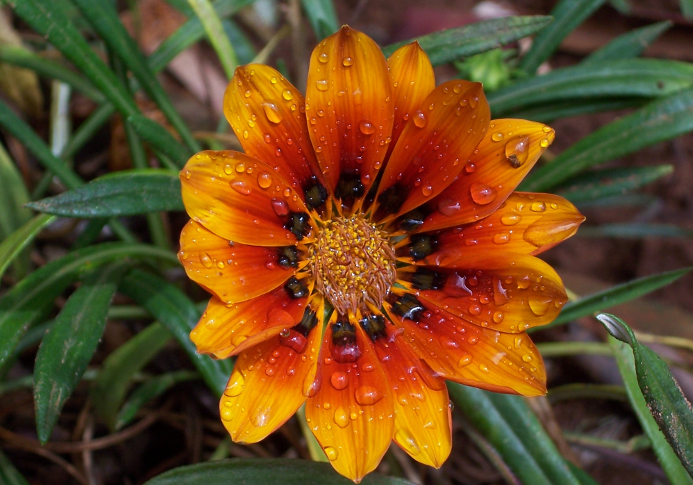
#> input picture assets/color_tweak.png, 693 x 485 px, found by its file name
$ python color_band.py
#> lines starting #> are read from the running program, lines starting #| are printed output that depends on the picture
from PIL import Image

img = Image.open('assets\\color_tweak.png')
#> img is the input picture: PIL image 693x485 RGBA; mean R, G, B, A 106.2, 73.9, 33.3, 255
r,g,b,alpha = img.split()
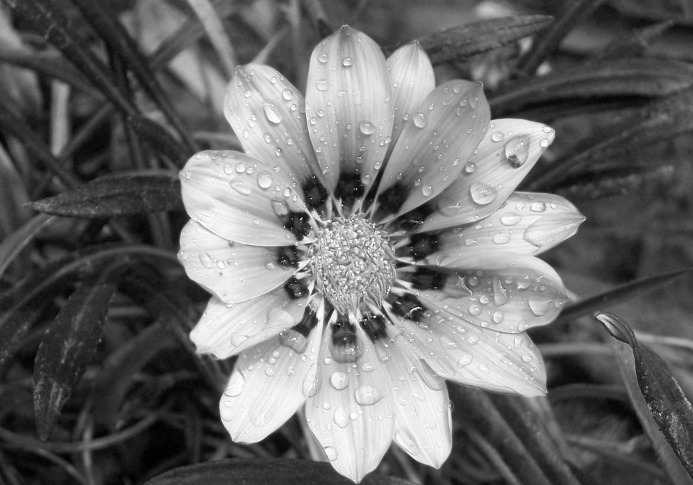
#> r: PIL image 693x485 L; min 0, max 255, mean 106.2
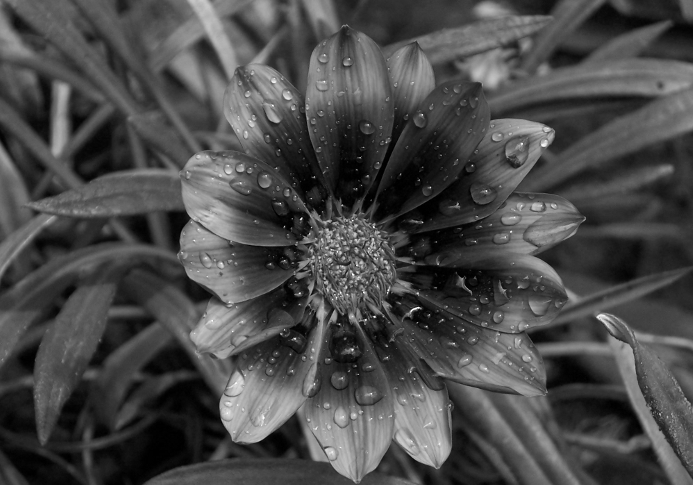
#> g: PIL image 693x485 L; min 0, max 255, mean 73.9
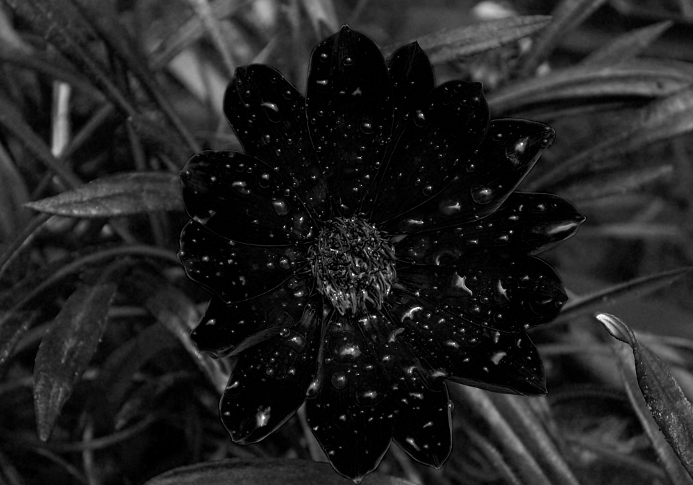
#> b: PIL image 693x485 L; min 0, max 255, mean 33.3
#> alpha: PIL image 693x485 L; every value is 255
selection = r.point(lambda x:x>150 and 0)
#> selection: PIL image 693x485 L; every value is 0
selection.save('assets\color_band_mask.png')
r.paste(g,None,selection)
#selection.show()
img = Image.merge("RGBA",(r,g,b,alpha))
img.show()
#g.show()

$ run again, with assets/bridge.png copied over assets/color_tweak.png
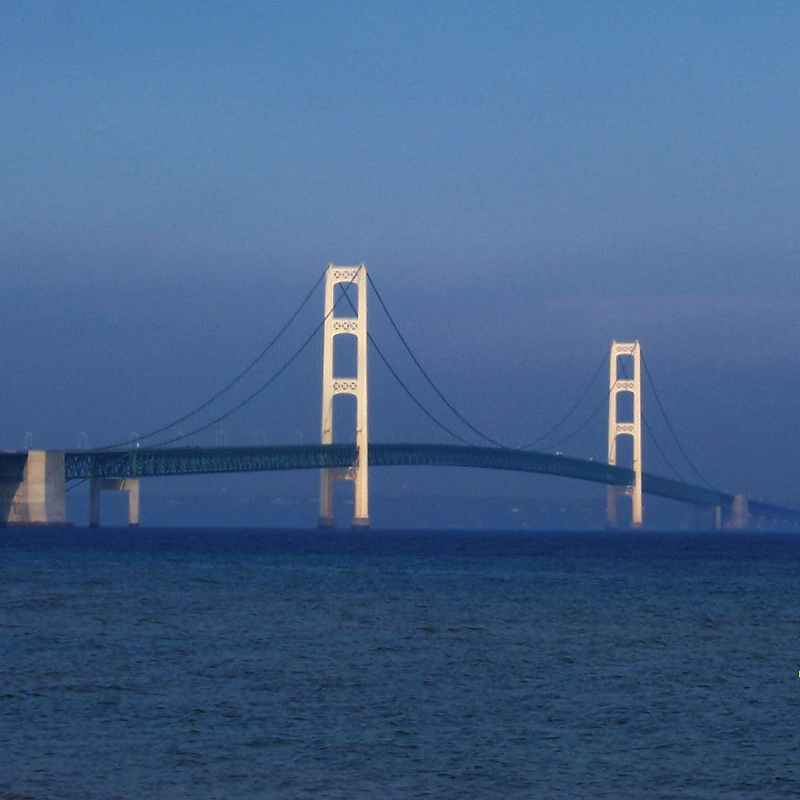
#> input picture assets/bridge.png, 800 x 800 px, found by its file name
#> img is the input picture: PIL image 800x800 RGBA; mean R, G, B, A 67.2, 97.6, 137.4, 255
#> `r,g,b,alpha = img.split()`:
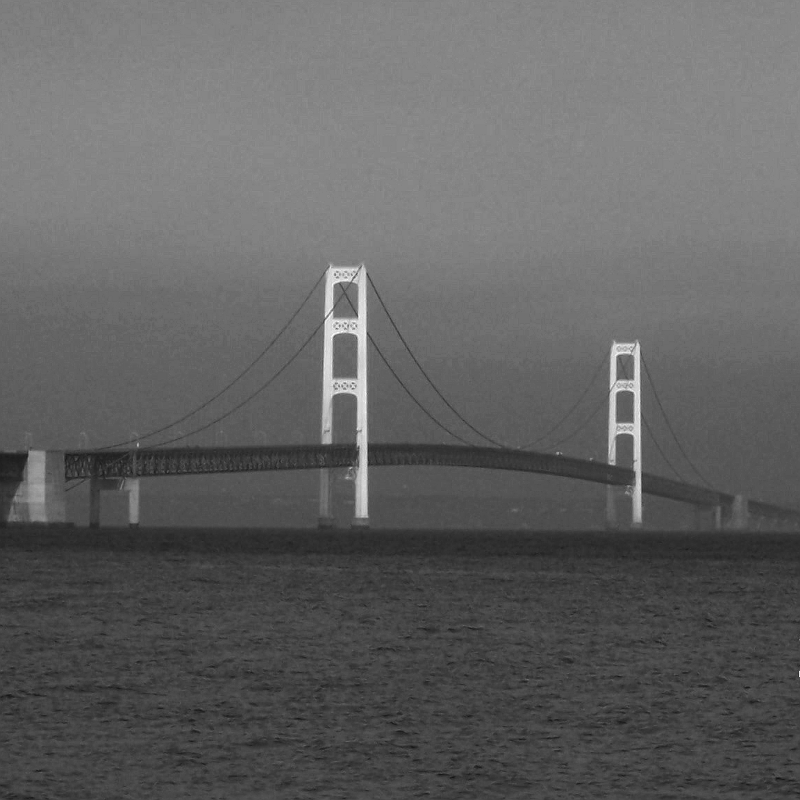
#> g: PIL image 800x800 L; min 16, max 255, mean 97.6
#> `r,g,b,alpha = img.split()`:
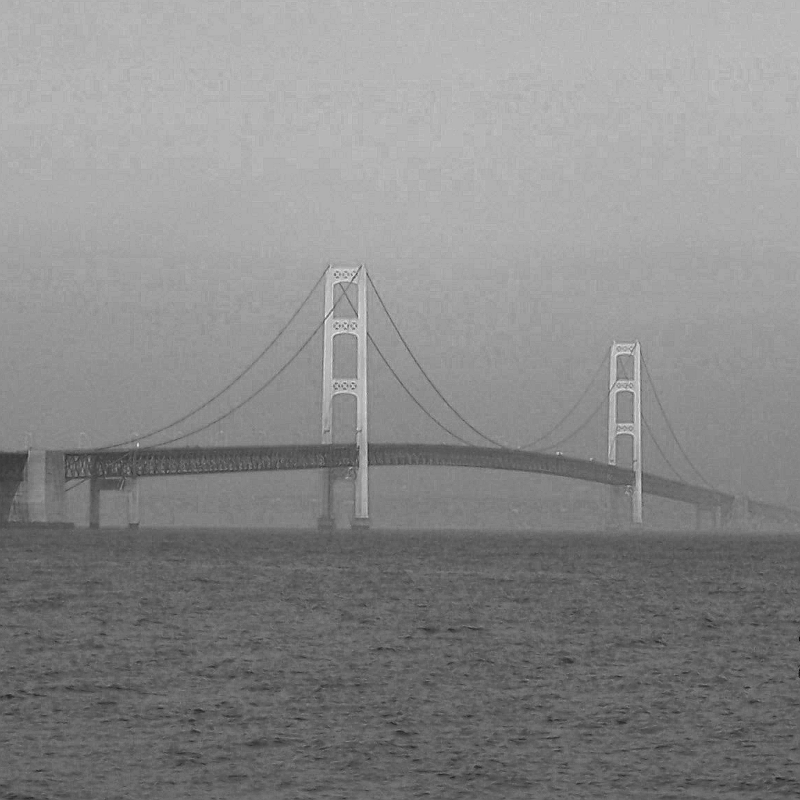
#> b: PIL image 800x800 L; min 13, max 244, mean 137.4
#> alpha: PIL image 800x800 L; every value is 255
#> selection: PIL image 800x800 L; every value is 0
